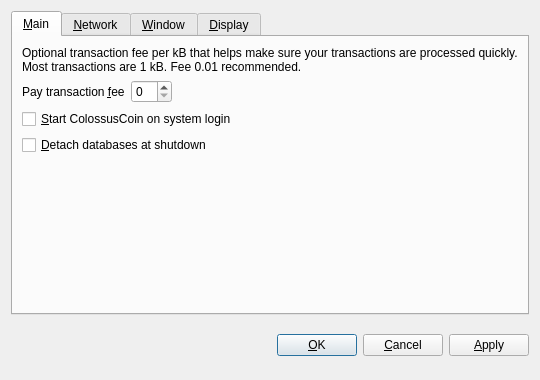
<?xml version="1.0" encoding="UTF-8"?>
<ui version="4.0">
 <class>OptionsDialog</class>
 <widget class="QDialog" name="OptionsDialog">
  <property name="geometry">
   <rect>
    <x>0</x>
    <y>0</y>
    <width>540</width>
    <height>380</height>
   </rect>
  </property>
  <property name="windowTitle">
   <string>Options</string>
  </property>
  <property name="modal">
   <bool>true</bool>
  </property>
  <layout class="QVBoxLayout" name="verticalLayout">
   <item>
    <widget class="QTabWidget" name="tabWidget">
     <property name="tabPosition">
      <enum>QTabWidget::North</enum>
     </property>
     <property name="currentIndex">
      <number>0</number>
     </property>
     <widget class="QWidget" name="tabMain">
      <attribute name="title">
       <string>&amp;Main</string>
      </attribute>
      <layout class="QVBoxLayout" name="verticalLayout_Main">
       <item>
        <widget class="QLabel" name="transactionFeeInfoLabel">
         <property name="text">
          <string>Optional transaction fee per kB that helps make sure your transactions are processed quickly. Most transactions are 1 kB. Fee 0.01 recommended.</string>
         </property>
         <property name="textFormat">
          <enum>Qt::PlainText</enum>
         </property>
         <property name="wordWrap">
          <bool>true</bool>
         </property>
        </widget>
       </item>
       <item>
        <layout class="QHBoxLayout" name="horizontalLayout_Main">
         <item>
          <widget class="QLabel" name="transactionFeeLabel">
           <property name="text">
            <string>Pay transaction &amp;fee</string>
           </property>
           <property name="textFormat">
            <enum>Qt::PlainText</enum>
           </property>
           <property name="buddy">
            <cstring>transactionFee</cstring>
           </property>
          </widget>
         </item>
         <item>
          <widget class="BitcoinAmountField" name="transactionFee"/>
         </item>
         <item>
          <spacer name="horizontalSpacer_Main">
           <property name="orientation">
            <enum>Qt::Horizontal</enum>
           </property>
           <property name="sizeHint" stdset="0">
            <size>
             <width>40</width>
             <height>20</height>
            </size>
           </property>
          </spacer>
         </item>
        </layout>
       </item>
       <item>
        <widget class="QCheckBox" name="bitcoinAtStartup">
         <property name="toolTip">
          <string>Automatically start ColossusCoin after logging in to the system.</string>
         </property>
         <property name="text">
          <string>&amp;Start ColossusCoin on system login</string>
         </property>
        </widget>
       </item>
       <item>
        <widget class="QCheckBox" name="detachDatabases">
         <property name="toolTip">
          <string>Detach block and address databases at shutdown. This means they can be moved to another data directory, but it slows down shutdown. The wallet is always detached.</string>
         </property>
         <property name="text">
          <string>&amp;Detach databases at shutdown</string>
         </property>
        </widget>
       </item>
       <item>
        <spacer name="verticalSpacer_Main">
         <property name="orientation">
          <enum>Qt::Vertical</enum>
         </property>
         <property name="sizeHint" stdset="0">
          <size>
           <width>20</width>
           <height>40</height>
          </size>
         </property>
        </spacer>
       </item>
      </layout>
     </widget>
     <widget class="QWidget" name="tabNetwork">
      <attribute name="title">
       <string>&amp;Network</string>
      </attribute>
      <layout class="QVBoxLayout" name="verticalLayout_Network">
       <item>
        <widget class="QCheckBox" name="mapPortUpnp">
         <property name="toolTip">
          <string>Automatically open the ColossusCoin client port on the router. This only works when your router supports UPnP and it is enabled.</string>
         </property>
         <property name="text">
          <string>Map port using &amp;UPnP</string>
         </property>
        </widget>
       </item>
       <item>
        <widget class="QCheckBox" name="connectSocks">
         <property name="toolTip">
          <string>Connect to the ColossusCoin network through a SOCKS proxy (e.g. when connecting through Tor).</string>
         </property>
         <property name="text">
          <string>&amp;Connect through SOCKS proxy:</string>
         </property>
        </widget>
       </item>
       <item>
        <layout class="QHBoxLayout" name="horizontalLayout_Network">
         <item>
          <widget class="QLabel" name="proxyIpLabel">
           <property name="text">
            <string>Proxy &amp;IP:</string>
           </property>
           <property name="textFormat">
            <enum>Qt::PlainText</enum>
           </property>
           <property name="buddy">
            <cstring>proxyIp</cstring>
           </property>
          </widget>
         </item>
         <item>
          <widget class="QValidatedLineEdit" name="proxyIp">
           <property name="maximumSize">
            <size>
             <width>140</width>
             <height>16777215</height>
            </size>
           </property>
           <property name="toolTip">
            <string>IP address of the proxy (e.g. 127.0.0.1)</string>
           </property>
          </widget>
         </item>
         <item>
          <widget class="QLabel" name="proxyPortLabel">
           <property name="text">
            <string>&amp;Port:</string>
           </property>
           <property name="textFormat">
            <enum>Qt::PlainText</enum>
           </property>
           <property name="buddy">
            <cstring>proxyPort</cstring>
           </property>
          </widget>
         </item>
         <item>
          <widget class="QLineEdit" name="proxyPort">
           <property name="maximumSize">
            <size>
             <width>55</width>
             <height>16777215</height>
            </size>
           </property>
           <property name="toolTip">
            <string>Port of the proxy (e.g. 9050)</string>
           </property>
          </widget>
         </item>
         <item>
          <widget class="QLabel" name="socksVersionLabel">
           <property name="text">
            <string>SOCKS &amp;Version:</string>
           </property>
           <property name="textFormat">
            <enum>Qt::PlainText</enum>
           </property>
           <property name="buddy">
            <cstring>socksVersion</cstring>
           </property>
          </widget>
         </item>
         <item>
          <widget class="QValueComboBox" name="socksVersion">
           <property name="toolTip">
            <string>SOCKS version of the proxy (e.g. 5)</string>
           </property>
          </widget>
         </item>
         <item>
          <spacer name="horizontalSpacer_Network">
           <property name="orientation">
            <enum>Qt::Horizontal</enum>
           </property>
           <property name="sizeHint" stdset="0">
            <size>
             <width>40</width>
             <height>20</height>
            </size>
           </property>
          </spacer>
         </item>
        </layout>
       </item>
       <item>
        <spacer name="verticalSpacer_Network">
         <property name="orientation">
          <enum>Qt::Vertical</enum>
         </property>
         <property name="sizeHint" stdset="0">
          <size>
           <width>20</width>
           <height>40</height>
          </size>
         </property>
        </spacer>
       </item>
      </layout>
     </widget>
     <widget class="QWidget" name="tabWindow">
      <attribute name="title">
       <string>&amp;Window</string>
      </attribute>
      <layout class="QVBoxLayout" name="verticalLayout_Window">
       <item>
        <widget class="QCheckBox" name="minimizeToTray">
         <property name="toolTip">
          <string>Show only a tray icon after minimizing the window.</string>
         </property>
         <property name="text">
          <string>&amp;Minimize to the tray instead of the taskbar</string>
         </property>
        </widget>
       </item>
       <item>
        <widget class="QCheckBox" name="minimizeOnClose">
         <property name="toolTip">
          <string>Minimize instead of exit the application when the window is closed. When this option is enabled, the application will be closed only after selecting Quit in the menu.</string>
         </property>
         <property name="text">
          <string>M&amp;inimize on close</string>
         </property>
        </widget>
       </item>
       <item>
        <spacer name="verticalSpacer_Window">
         <property name="orientation">
          <enum>Qt::Vertical</enum>
         </property>
         <property name="sizeHint" stdset="0">
          <size>
           <width>20</width>
           <height>40</height>
          </size>
         </property>
        </spacer>
       </item>
      </layout>
     </widget>
     <widget class="QWidget" name="tabDisplay">
      <attribute name="title">
       <string>&amp;Display</string>
      </attribute>
      <layout class="QVBoxLayout" name="verticalLayout_Display">
       <item>
        <layout class="QHBoxLayout" name="horizontalLayout_1_Display">
         <item>
          <widget class="QLabel" name="langLabel">
           <property name="text">
            <string>User Interface &amp;language:</string>
           </property>
           <property name="textFormat">
            <enum>Qt::PlainText</enum>
           </property>
           <property name="buddy">
            <cstring>lang</cstring>
           </property>
          </widget>
         </item>
         <item>
          <widget class="QValueComboBox" name="lang">
           <property name="toolTip">
            <string>The user interface language can be set here. This setting will take effect after restarting ColossusCoin.</string>
           </property>
          </widget>
         </item>
        </layout>
       </item>
       <item>
        <layout class="QHBoxLayout" name="horizontalLayout_2_Display">
         <item>
          <widget class="QLabel" name="unitLabel">
           <property name="text">
            <string>&amp;Unit to show amounts in:</string>
           </property>
           <property name="textFormat">
            <enum>Qt::PlainText</enum>
           </property>
           <property name="buddy">
            <cstring>unit</cstring>
           </property>
          </widget>
         </item>
         <item>
          <widget class="QValueComboBox" name="unit">
           <property name="toolTip">
            <string>Choose the default subdivision unit to show in the interface and when sending coins.</string>
           </property>
          </widget>
         </item>
        </layout>
       </item>
       <item>
        <widget class="QCheckBox" name="displayAddresses">
         <property name="toolTip">
          <string>Whether to show ColossusCoin addresses in the transaction list or not.</string>
         </property>
         <property name="text">
          <string>&amp;Display addresses in transaction list</string>
         </property>
        </widget>
       </item>
       <item>
        <spacer name="verticalSpacer_Display">
         <property name="orientation">
          <enum>Qt::Vertical</enum>
         </property>
         <property name="sizeHint" stdset="0">
          <size>
           <width>20</width>
           <height>40</height>
          </size>
         </property>
        </spacer>
       </item>
      </layout>
     </widget>
    </widget>
   </item>
   <item>
    <layout class="QHBoxLayout" name="horizontalLayout_Buttons">
     <item>
      <spacer name="horizontalSpacer_1">
       <property name="orientation">
        <enum>Qt::Horizontal</enum>
       </property>
       <property name="sizeHint" stdset="0">
        <size>
         <width>40</width>
         <height>48</height>
        </size>
       </property>
      </spacer>
     </item>
     <item>
      <widget class="QLabel" name="statusLabel">
       <property name="font">
        <font>
         <weight>75</weight>
         <bold>true</bold>
        </font>
       </property>
       <property name="text">
        <string/>
       </property>
       <property name="textFormat">
        <enum>Qt::PlainText</enum>
       </property>
       <property name="wordWrap">
        <bool>true</bool>
       </property>
      </widget>
     </item>
     <item>
      <spacer name="horizontalSpacer_2">
       <property name="orientation">
        <enum>Qt::Horizontal</enum>
       </property>
       <property name="sizeHint" stdset="0">
        <size>
         <width>40</width>
         <height>48</height>
        </size>
       </property>
      </spacer>
     </item>
     <item>
      <widget class="QPushButton" name="okButton">
       <property name="text">
        <string>&amp;OK</string>
       </property>
      </widget>
     </item>
     <item>
      <widget class="QPushButton" name="cancelButton">
       <property name="text">
        <string>&amp;Cancel</string>
       </property>
       <property name="autoDefault">
        <bool>false</bool>
       </property>
      </widget>
     </item>
     <item>
      <widget class="QPushButton" name="applyButton">
       <property name="text">
        <string>&amp;Apply</string>
       </property>
       <property name="autoDefault">
        <bool>false</bool>
       </property>
      </widget>
     </item>
    </layout>
   </item>
  </layout>
 </widget>
 <customwidgets>
  <customwidget>
   <class>BitcoinAmountField</class>
   <extends>QSpinBox</extends>
   <header>bitcoinamountfield.h</header>
  </customwidget>
  <customwidget>
   <class>QValueComboBox</class>
   <extends>QComboBox</extends>
   <header>qvaluecombobox.h</header>
  </customwidget>
  <customwidget>
   <class>QValidatedLineEdit</class>
   <extends>QLineEdit</extends>
   <header>qvalidatedlineedit.h</header>
  </customwidget>
 </customwidgets>
 <resources/>
 <connections/>
</ui>
